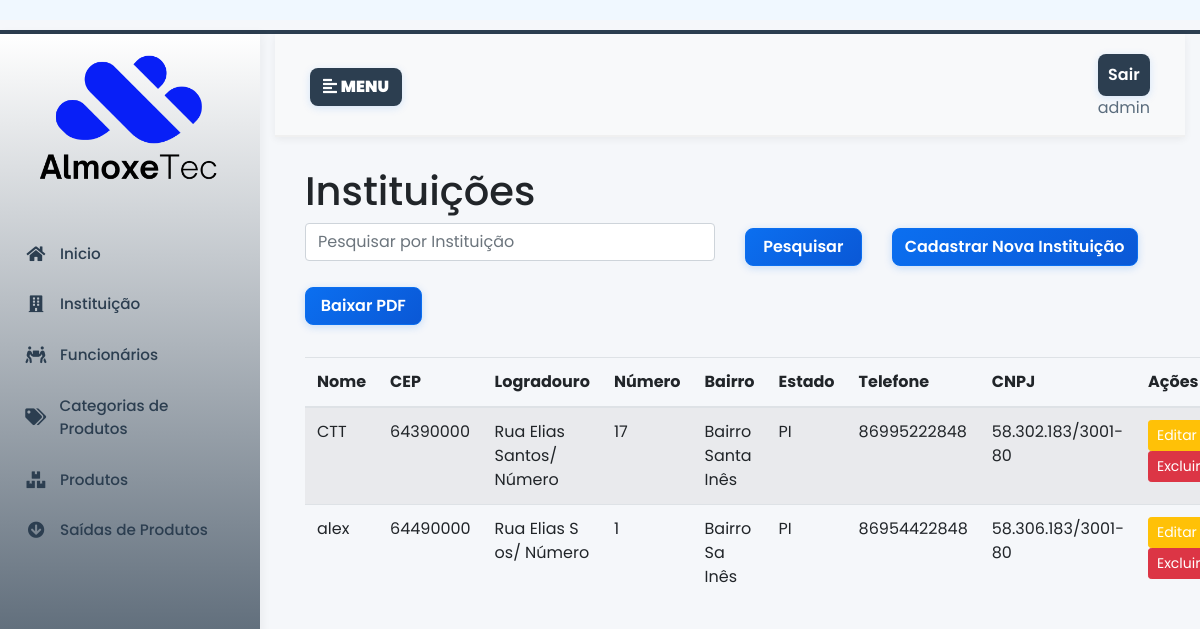
Before: /instituicao/ (signed in) with the older database file.
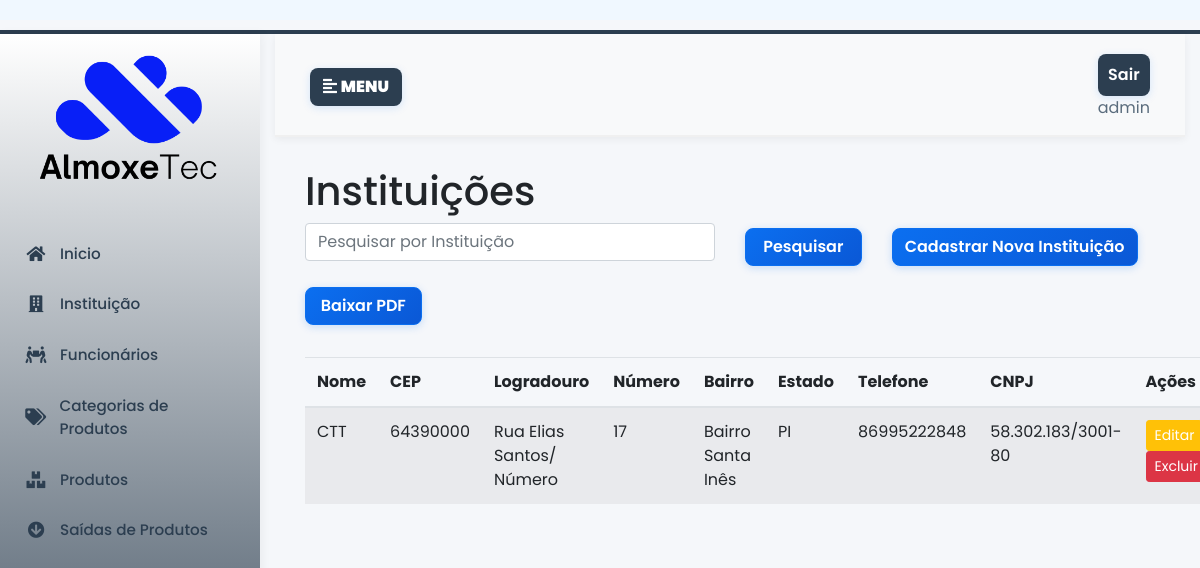
After: the same page with the newer database file.
### almoxarifado/models.py (models this page shows, shortened)
class Instituicao(models.Model):
    nome = models.CharField(max_length=100, db_index=True)  # Índice para busca
    cep = models.CharField(max_length=9)
    logradouro = models.CharField(max_length=200)
    numero = models.CharField(max_length=10)
    bairro = models.CharField(max_length=100)
    cidade = models.CharField(max_length=100)
    estado = models.CharField(max_length=2)
    telefone = models.CharField(max_length=20)
    cnpj = models.CharField(max_length=18, unique=True)
    class Meta:
        ordering = ['nome']  # Ordenação padrão

### almoxarifado/views/instituicao.py (the view)
# urls.py: path('instituicao/', views.lista_instituicao, name='lista_instituicao'),
@login_required
def lista_instituicao(request):
    q = request.GET.get('q', '').strip()
    instituicoes = Instituicao.objects.all()
    if q:
        instituicoes = instituicoes.filter(Q(nome__icontains=q))
    paginator = Paginator(instituicoes, 10)  # 10 instituições por página
    page_number = request.GET.get('page')
    page_obj = paginator.get_page(page_number)
    return render(request, 'instituicao/lista.html', {'instituicoes': page_obj, 'page_obj': page_obj})

### almoxarifado/templates/instituicao/lista.html (shortened to what this page needs)
{% extends 'base.html' %} {% load static %} {% block content %}
<h1>Instituições</h1>
<div>
  <div>
    <form method="get">
      <div class="row mb-4">
        <div class="col-md-6 mb-2">
          <input type="text" name="q" class="form-control" placeholder="Pesquisar por Instituição"
            value="{{ request.GET.q }}" />
        </div>
        <div class="col-lg-2 mb-3">
          <button type="submit" class="btn btn-primary colorprimarybtn">
            Pesquisar
          </button>
        </div>
        <div class="col-lg-3 mb-3">
          <a href="{% url 'add_instituicao' %}" class="btn btn-primary colorprimarybtn">Cadastrar Nova Instituição</a>
        </div>
        <div class="col-lg-2 mb-2">
          <a href="{% url 'pdf_instituicao' %}" class="btn btn-primary colorprimarybtn">Baixar PDF</a>
        </div>
      </div>
    </form>
    <div>
      <table class="table table-striped">
        <thead>
          <tr>
            <th>Nome</th>
            <th>CEP</th>
            <th>Logradouro</th>
            <th>Número</th>
            <th>Bairro</th>
            <th>Estado</th>
            <th>Telefone</th>
            <th>CNPJ</th>
            <th>Ações</th>
          </tr>
        </thead>
        <tbody>
          {% for instituicao in instituicoes %}
          <tr>
            <td>{{ instituicao.nome }}</td>
            <td>{{ instituicao.cep }}</td>
            <td>{{ instituicao.logradouro }}</td>
            <td>{{ instituicao.numero }}</td>
            <td>{{ instituicao.bairro }}</td>
            <td>{{ instituicao.estado }}</td>
            <td>{{ instituicao.telefone }}</td>
            <td>{{ instituicao.cnpj }}</td>
            <td>
              <a href="{% url 'editar-instituicao' instituicao.pk %}" class="btn btn-sm btn-warning">Editar</a>
              <a href="{% url 'excluir-instituicao' instituicao.pk %}" class="btn btn-sm btn-danger"
                onclick="return confirm('Você tem certeza que deseja excluir a instituicao {{ instituicao.nome }}?')">Excluir</a>
            </td>
          </tr>
          {% empty %}
          <tr>
            <td colspan="9" class="text-center">
              Nenhuma instituição cadastrada
            </td>
          </tr>
          {% endfor %}
        </tbody>
      </table>
    </div>
  </div>
</div>
{% endblock content %}

Changed rows visible on the page:
removed Instituicao: nome "alex", cep "64490000", logradouro "Rua Elias S os/ Número", numero "1", bairro "Bairro Sa Inês", estado "PI", telefone "86954422848", cnpj "58.306.183/3001-80"
